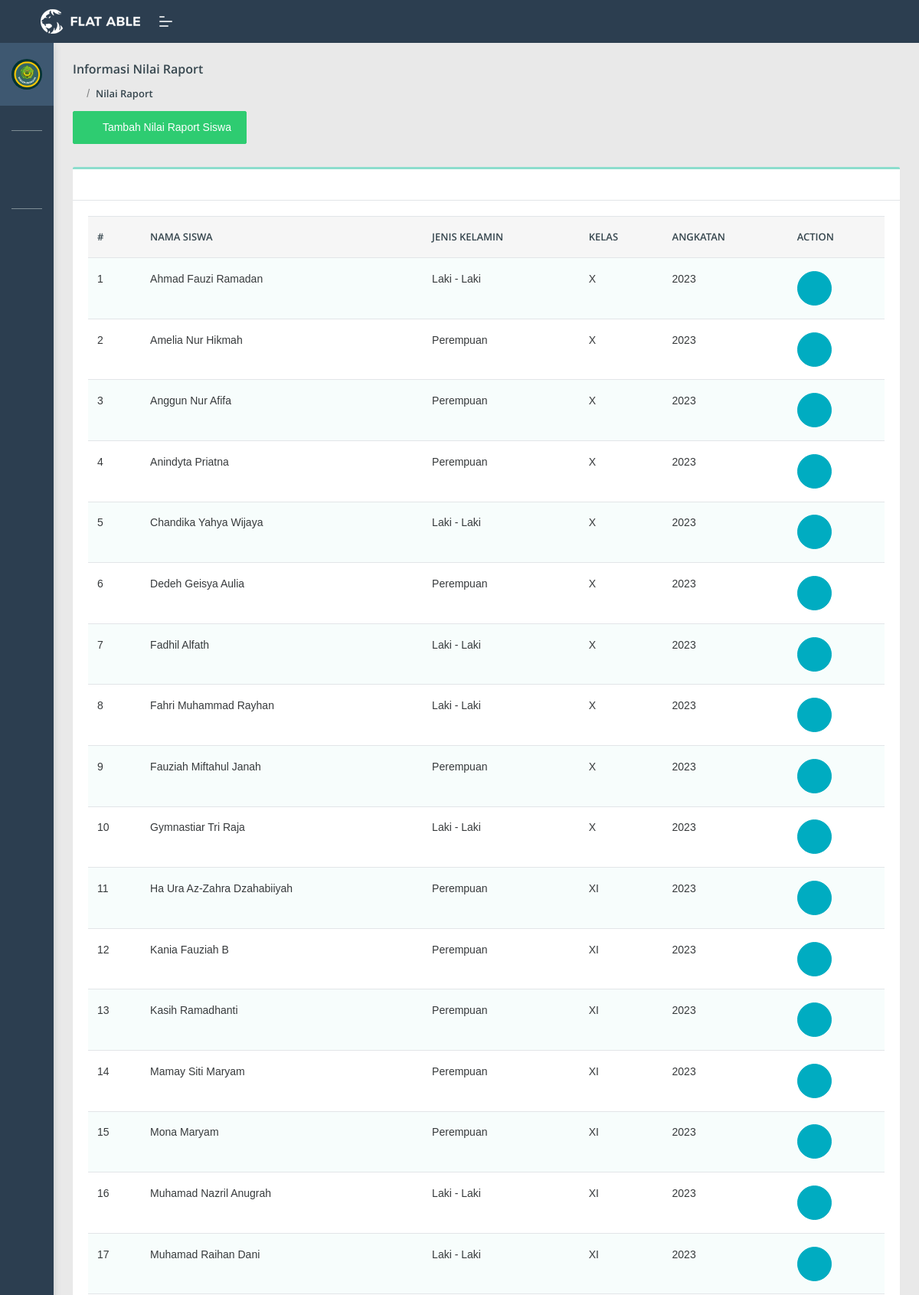
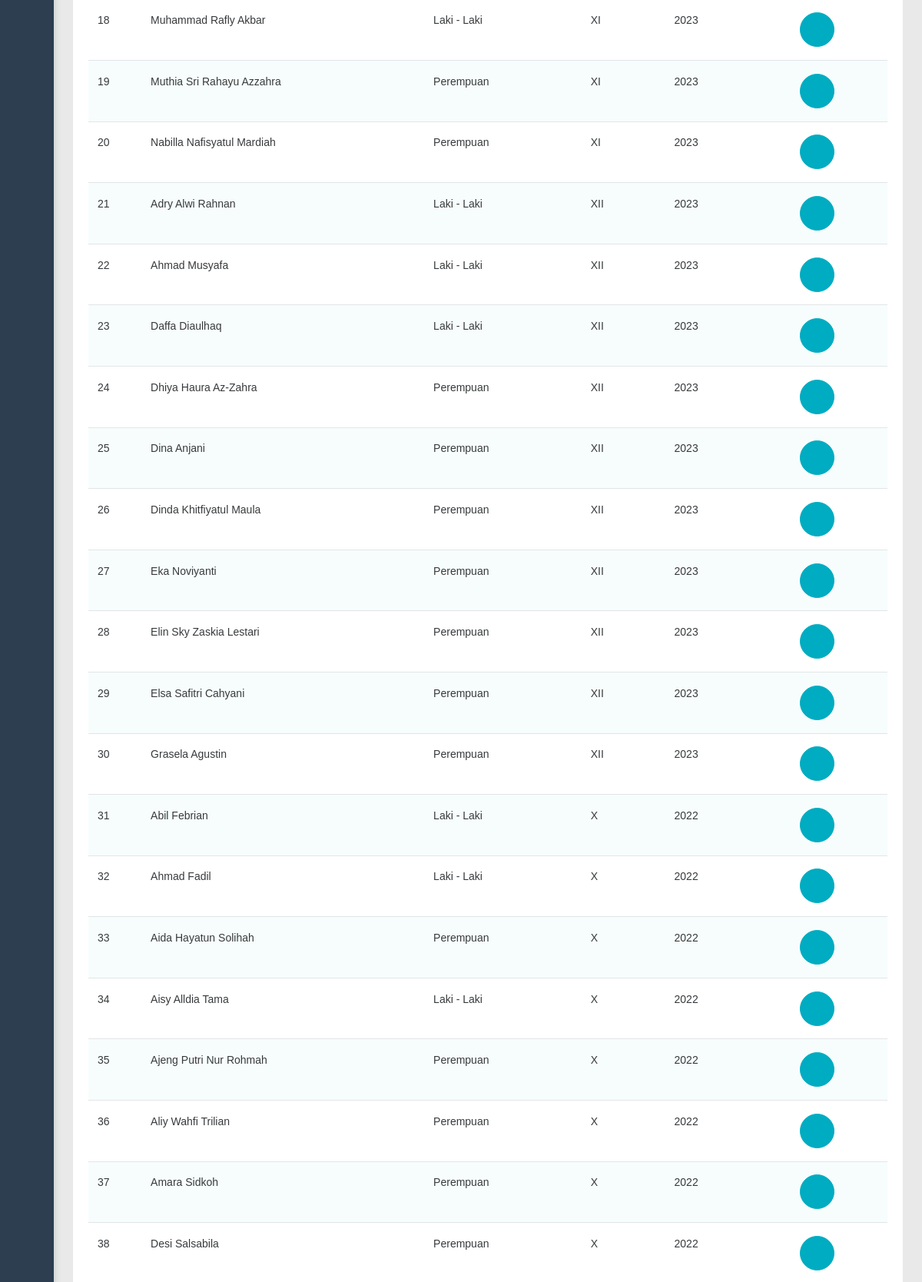
Screenshot of /WaliKelas/cNilaiSiswa (signed in, upper part) with the database file from the repository (2 pictures, top to bottom).
### tables this page shows
CREATE TABLE `nilai_raport` (
  `id_nilai` int(11) NOT NULL,
  `id_siswa` int(11) NOT NULL,
  `mata_pelajaran` varchar(50) NOT NULL,
  `nilai` varchar(15) NOT NULL
);

CREATE TABLE `analisis_siswa` (
  `id_siswa` int(11) NOT NULL,
  `id_user` int(11) NOT NULL,
  `id_raport` int(11) NOT NULL DEFAULT 0,
  `id_keaktifan` int(11) NOT NULL DEFAULT 0,
  `id_absensi` int(11) NOT NULL DEFAULT 0,
  `id_kepribadian` int(11) NOT NULL DEFAULT 0,
  `id_kejuaraan` int(11) NOT NULL DEFAULT 0,
  `nama_siswa` varchar(125) NOT NULL,
  `kelas` varchar(11) NOT NULL,
  `angkatan` int(11) NOT NULL,
  `jk` varchar(20) NOT NULL,
  `hasil` varchar(10) DEFAULT '0'
);

### application/controllers/WaliKelas/cNilaiSiswa.php (called while the page is built, shortened)
<?php
class cNilaiSiswa extends CI_Controller
{
	public function __construct()
	{
		$this->load->model('mSiswa');
		$this->load->model('mNilaiSiswa');
	}
	public function index()
	{
		$data = array(
			'siswa' => $this->mSiswa->selectSiswa(),
			'nilai_siswa' => $this->mNilaiSiswa->select()
		);
		$this->load->view('WaliKelas/Layouts/head');
		$this->load->view('WaliKelas/Layouts/header');
		$this->load->view('WaliKelas/NilaiRaport/vNilaiRaport', $data);
		$this->load->view('WaliKelas/Layouts/footer');
	}
}

### index.php (called while the page is built, shortened)
<?php
require_once BASEPATH.'core/CodeIgniter.php';

### application/models/mSiswa.php (called while the page is built, shortened)
<?php
class mSiswa extends CI_Model
{
	public function selectSiswa()
	{
		$this->db->select('*');
		$this->db->from('analisis_siswa');
		$this->db->where('id_user', $this->session->userdata('id'));
		return $this->db->get()->result();
	}
}

### application/models/mNilaiSiswa.php (called while the page is built, shortened)
<?php
class mNilaiSiswa extends CI_Model
{
	public function select()
	{
		$this->db->select('*');
		$this->db->from('nilai_raport');
		$this->db->join('analisis_siswa', 'nilai_raport.id_siswa = analisis_siswa.id_siswa', 'left');
		$this->db->group_by('nilai_raport.id_siswa');
		return $this->db->get()->result();
	}
}

### application/views/WaliKelas/NilaiRaport/vNilaiRaport.php (the view, shortened to what this page needs)
<section class="pcoded-main-container">
	<div class="pcoded-content">
		<div class="page-header">
			<div class="page-block">
				<div class="row align-items-center">
					<div class="col-md-12">
						<div class="page-header-title">
							<h5 class="m-b-10"> Informasi Nilai Raport</h5>
						</div>
						<ul class="breadcrumb">
							<li class="breadcrumb-item"><a href="<?= base_url('WaliKelas/cDasboardWaliKelas') ?>"><i class="feather icon-home"></i></a></li>
							<li class="breadcrumb-item"><a href="<?= base_url('WaliKelas/cAnalisis') ?>">Nilai Raport</a></li>
						</ul>
						<button type="button" class="btn btn-success mt-3" data-toggle="modal" data-target="#exampleModalLive"><i class="feather mr-2 icon-plus-circle"></i>Tambah Nilai Raport Siswa</button>
					</div>
				</div>
			</div>
		</div>
		<div class="row">
			<div class="col-xl-12">
				<div class="card">
					<div class="card-header">
					</div>
					<div class="card-body table-border-style">
						<div class="table-responsive">
							<table class="table table-striped">
								<thead>
									<tr>
										<th>#</th>
										<th>Nama Siswa</th>
										<th>Jenis Kelamin</th>
										<th>Kelas</th>
										<th>Angkatan</th>
										<th>Action</th>
									</tr>
								</thead>
								<tbody>
									<?php
									$no = 1;
									foreach ($nilai_siswa as $key => $value) {
									?>
										<tr>
											<td><?= $no++ ?></td>
											<td><?= $value->nama_siswa ?></td>
											<td><?= $value->jk ?></td>
											<td><?= $value->kelas ?></td>
											<td><?= $value->angkatan ?></td>
											<td><a href="<?= base_url('WaliKelas/cNilaiSiswa/detailNilai/' . $value->id_siswa) ?>" type="button" class="btn  btn-icon btn-info"><i class="feather icon-info"></i></a>
											</td>
										</tr>
									<?php
									}
									?>
								</tbody>
							</table>
						</div>
					</div>
				</div>
			</div>
		</div>
	</div>
</section>

### rows the page displays
nilai_raport: id_siswa.nama_siswa "Ahmad Fauzi Ramadan", id_siswa.jk "Laki - Laki", id_siswa.kelas "X", id_siswa.angkatan "2023"
nilai_raport: id_siswa.nama_siswa "Amelia Nur Hikmah", id_siswa.jk "Perempuan", id_siswa.kelas "X", id_siswa.angkatan "2023"
nilai_raport: id_siswa.nama_siswa "Anggun Nur Afifa", id_siswa.jk "Perempuan", id_siswa.kelas "X", id_siswa.angkatan "2023"
nilai_raport: id_siswa.nama_siswa "Anindyta Priatna", id_siswa.jk "Perempuan", id_siswa.kelas "X", id_siswa.angkatan "2023"
nilai_raport: id_siswa.nama_siswa "Chandika Yahya Wijaya", id_siswa.jk "Laki - Laki", id_siswa.kelas "X", id_siswa.angkatan "2023"
nilai_raport: id_siswa.nama_siswa "Dedeh Geisya Aulia", id_siswa.jk "Perempuan", id_siswa.kelas "X", id_siswa.angkatan "2023"
nilai_raport: id_siswa.nama_siswa "Fadhil Alfath", id_siswa.jk "Laki - Laki", id_siswa.kelas "X", id_siswa.angkatan "2023"
nilai_raport: id_siswa.nama_siswa "Fahri Muhammad Rayhan", id_siswa.jk "Laki - Laki", id_siswa.kelas "X", id_siswa.angkatan "2023"
nilai_raport: id_siswa.nama_siswa "Fauziah Miftahul Janah", id_siswa.jk "Perempuan", id_siswa.kelas "X", id_siswa.angkatan "2023"
nilai_raport: id_siswa.nama_siswa "Gymnastiar Tri Raja", id_siswa.jk "Laki - Laki", id_siswa.kelas "X", id_siswa.angkatan "2023"
nilai_raport: id_siswa.nama_siswa "Ha Ura Az-Zahra Dzahabiiyah", id_siswa.jk "Perempuan", id_siswa.kelas "XI", id_siswa.angkatan "2023"
nilai_raport: id_siswa.nama_siswa "Kania Fauziah B", id_siswa.jk "Perempuan", id_siswa.kelas "XI", id_siswa.angkatan "2023"
nilai_raport: id_siswa.nama_siswa "Kasih Ramadhanti", id_siswa.jk "Perempuan", id_siswa.kelas "XI", id_siswa.angkatan "2023"
nilai_raport: id_siswa.nama_siswa "Mamay Siti Maryam", id_siswa.jk "Perempuan", id_siswa.kelas "XI", id_siswa.angkatan "2023"
nilai_raport: id_siswa.nama_siswa "Mona Maryam", id_siswa.jk "Perempuan", id_siswa.kelas "XI", id_siswa.angkatan "2023"
nilai_raport: id_siswa.nama_siswa "Muhamad Nazril Anugrah", id_siswa.jk "Laki - Laki", id_siswa.kelas "XI", id_siswa.angkatan "2023"
nilai_raport: id_siswa.nama_siswa "Muhamad Raihan Dani", id_siswa.jk "Laki - Laki", id_siswa.kelas "XI", id_siswa.angkatan "2023"
nilai_raport: id_siswa.nama_siswa "Muhammad Rafly Akbar", id_siswa.jk "Laki - Laki", id_siswa.kelas "XI", id_siswa.angkatan "2023"
nilai_raport: id_siswa.nama_siswa "Muthia Sri Rahayu Azzahra", id_siswa.jk "Perempuan", id_siswa.kelas "XI", id_siswa.angkatan "2023"
nilai_raport: id_siswa.nama_siswa "Nabilla Nafisyatul Mardiah", id_siswa.jk "Perempuan", id_siswa.kelas "XI", id_siswa.angkatan "2023"
nilai_raport: id_siswa.nama_siswa "Adry Alwi Rahnan", id_siswa.jk "Laki - Laki", id_siswa.kelas "XII", id_siswa.angkatan "2023"
nilai_raport: id_siswa.nama_siswa "Ahmad Musyafa", id_siswa.jk "Laki - Laki", id_siswa.kelas "XII", id_siswa.angkatan "2023"
nilai_raport: id_siswa.nama_siswa "Daffa Diaulhaq", id_siswa.jk "Laki - Laki", id_siswa.kelas "XII", id_siswa.angkatan "2023"
nilai_raport: id_siswa.nama_siswa "Dhiya Haura Az-Zahra", id_siswa.jk "Perempuan", id_siswa.kelas "XII", id_siswa.angkatan "2023"
nilai_raport: id_siswa.nama_siswa "Dina Anjani", id_siswa.jk "Perempuan", id_siswa.kelas "XII", id_siswa.angkatan "2023"
nilai_raport: id_siswa.nama_siswa "Dinda Khitfiyatul Maula", id_siswa.jk "Perempuan", id_siswa.kelas "XII", id_siswa.angkatan "2023"
nilai_raport: id_siswa.nama_siswa "Eka Noviyanti", id_siswa.jk "Perempuan", id_siswa.kelas "XII", id_siswa.angkatan "2023"
nilai_raport: id_siswa.nama_siswa "Elin Sky Zaskia Lestari", id_siswa.jk "Perempuan", id_siswa.kelas "XII", id_siswa.angkatan "2023"
nilai_raport: id_siswa.nama_siswa "Elsa Safitri Cahyani", id_siswa.jk "Perempuan", id_siswa.kelas "XII", id_siswa.angkatan "2023"
nilai_raport: id_siswa.nama_siswa "Grasela Agustin", id_siswa.jk "Perempuan", id_siswa.kelas "XII", id_siswa.angkatan "2023"
nilai_raport: id_siswa.nama_siswa "Abil Febrian", id_siswa.jk "Laki - Laki", id_siswa.kelas "X", id_siswa.angkatan "2022"
nilai_raport: id_siswa.nama_siswa "Ahmad Fadil", id_siswa.jk "Laki - Laki", id_siswa.kelas "X", id_siswa.angkatan "2022"
nilai_raport: id_siswa.nama_siswa "Aida Hayatun Solihah", id_siswa.jk "Perempuan", id_siswa.kelas "X", id_siswa.angkatan "2022"
nilai_raport: id_siswa.nama_siswa "Aisy Alldia Tama", id_siswa.jk "Laki - Laki", id_siswa.kelas "X", id_siswa.angkatan "2022"
nilai_raport: id_siswa.nama_siswa "Ajeng Putri Nur Rohmah", id_siswa.jk "Perempuan", id_siswa.kelas "X", id_siswa.angkatan "2022"
nilai_raport: id_siswa.nama_siswa "Aliy Wahfi Trilian", id_siswa.jk "Perempuan", id_siswa.kelas "X", id_siswa.angkatan "2022"
nilai_raport: id_siswa.nama_siswa "Amara Sidkoh", id_siswa.jk "Perempuan", id_siswa.kelas "X", id_siswa.angkatan "2022"
nilai_raport: id_siswa.nama_siswa "Desi Salsabila", id_siswa.jk "Perempuan", id_siswa.kelas "X", id_siswa.angkatan "2022"
